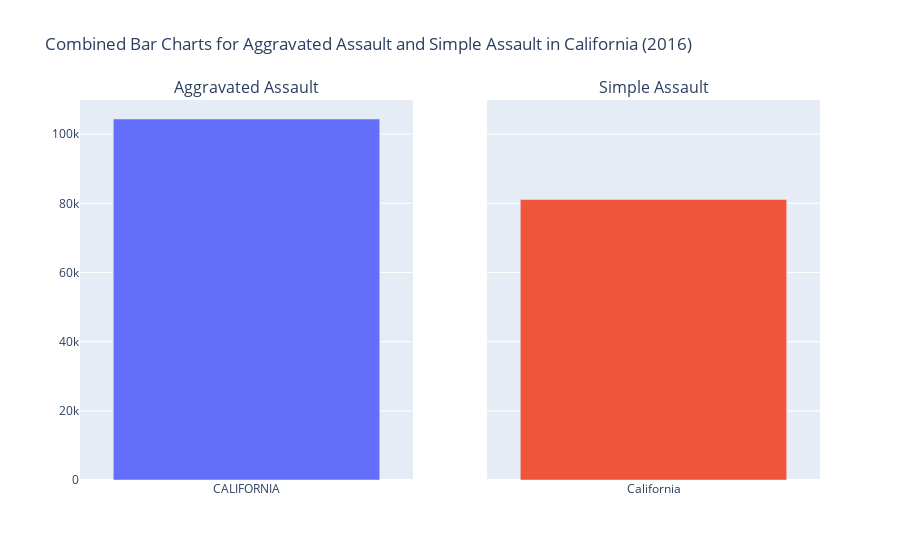

Write notebook code for a chart like this one.
### Markdown cell above
## First Visualization across two sources

### Code cell
# In order to create this visual, I took values from the flat_data table and the api_data table
# Filter flat_data for CALIFORNIA and 2016
filtered_flat_data = flat_data[(flat_data['jurisdiction'] == 'CALIFORNIA') & (flat_data['year'] == 2016)]

# Filter api_data for California and 2016
filtered_api_data = api_data[(api_data['State'] == 'California') & (api_data['Year'] == 2016)]

# Create subplots with shared y-axis
fig = sp.make_subplots(rows=1, cols=2, subplot_titles=['Aggravated Assault', 'Simple Assault'],
                       shared_yaxes=True)

# Add bar chart for flat_data
fig.add_trace(
    go.Bar(x=filtered_flat_data['jurisdiction'], y=filtered_flat_data['agg_assault'], name='Agg Assault'),
    row=1, col=1
)

# Add bar chart for api_data
fig.add_trace(
    go.Bar(x=filtered_api_data['State'], y=filtered_api_data['Simple Assault'], name='Simple Assault'),
    row=1, col=2
)

# Update layout
fig.update_layout(title_text='Combined Bar Charts for Aggravated Assault and Simple Assault in California (2016)',
                  showlegend=False)

# Show the plot
fig.show()

### Figure 1 — Plotly figure (JSON) as saved in the notebook; plotly's stock layout.template omitted (floating-point values rounded to 4 significant figures)
{"data": [{"name": "Agg Assault", "type": "bar", "x": ["CALIFORNIA"], "xaxis": "x", "y": [104375], "yaxis": "y"}, {"name": "Simple Assault", "type": "bar", "x": ["California"], "xaxis": "x2", "y": [81092], "yaxis": "y2"}], "layout": {"annotations": [{"font": {"size": 16}, "showarrow": false, "text": "Aggravated Assault", "x": 0.225, "xanchor": "center", "xref": "paper", "y": 1, "yanchor": "bottom", "yref": "paper"}, {"font": {"size": 16}, "showarrow": false, "text": "Simple Assault", "x": 0.775, "xanchor": "center", "xref": "paper", "y": 1, "yanchor": "bottom", "yref": "paper"}], "showlegend": false, "title": {"text": "Combined Bar Charts for Aggravated Assault and Simple Assault in California (2016)"}, "xaxis": {"anchor": "y", "domain": [0, 0.45]}, "xaxis2": {"anchor": "y2", "domain": [0.55, 1]}, "yaxis": {"anchor": "x", "domain": [0, 1]}, "yaxis2": {"anchor": "x2", "domain": [0, 1], "matches": "y", "showticklabels": false}}}
